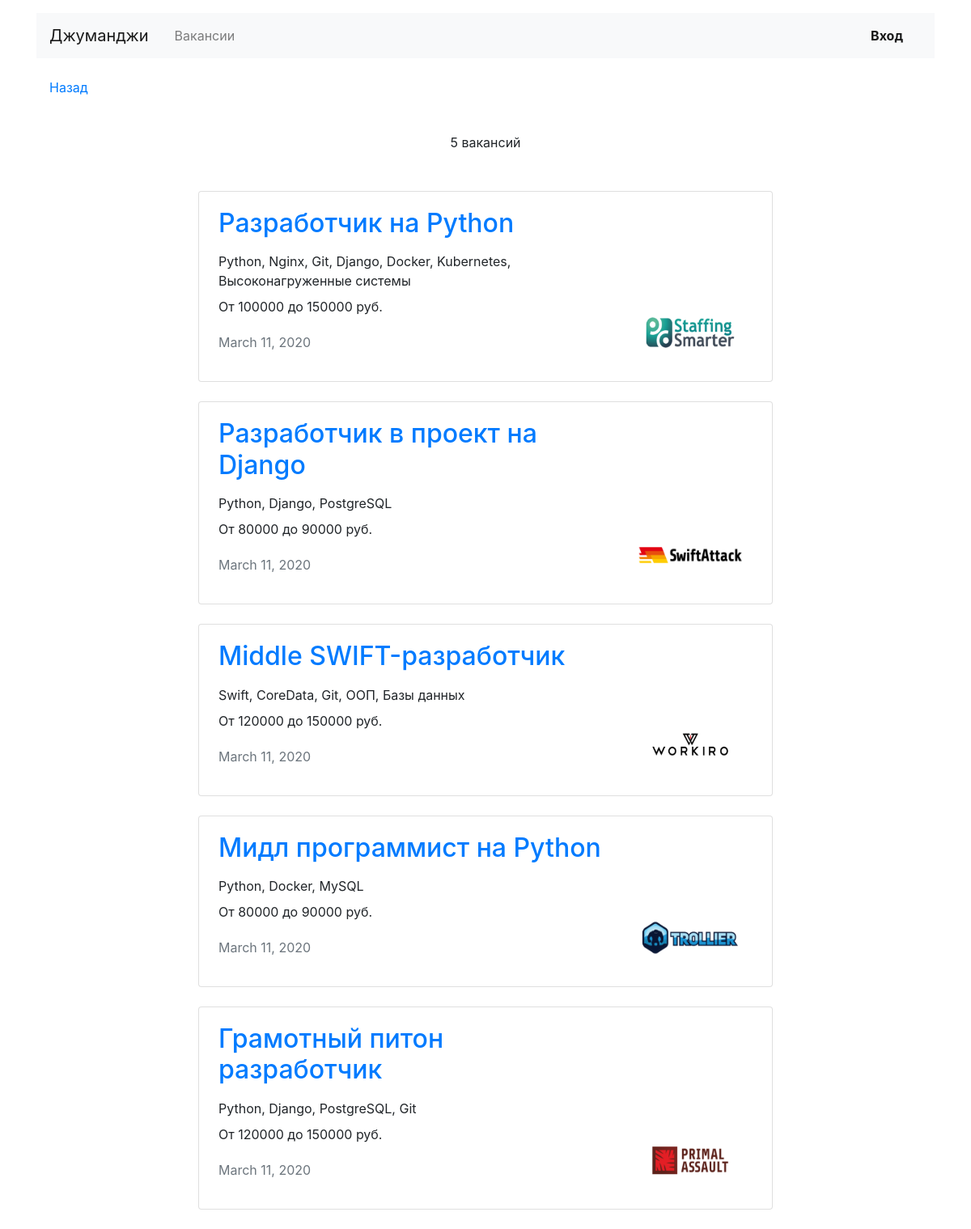
/vacancies, run on the app's committed database.
### vacancies/models.py (models this page shows, shortened)
class Vacancy(models.Model):
    title = CharField(max_length=200)
    specialty = ForeignKey('Specialty', on_delete=SET('IT'), related_name="vacancies")
    company = ForeignKey('Company', on_delete=CASCADE, related_name="companies")
    skills = TextField()
    description = TextField()
    salary_min = IntegerField()
    salary_max = IntegerField()
    published_at = DateField()

class Company (models.Model):
    name = CharField(max_length=200)
    location = CharField(max_length=200)
    logo = URLField(default='https://place-hold.it/100x60')
    description = TextField()
    employee_count = IntegerField()

### vacancies/views.py (the view)
# urls.py: path('', vacancies.main_view),
def vacancies(request):
    context = {
        'all_vacancies': Vacancy.objects.all(),
        'number_of_vacancies': len(Vacancy.objects.all())
    }
    return render(request, 'vacancies.html', context)

### vacancies/templates/vacancies.html (shortened to what this page needs)
{% extends 'base.html' %}
{% block container %}
  <main class="container mt-3">
    <section>
      <p class="text-center pt-1">{{ number_of_vacancies }} вакансий</p>
      <div class="row mt-5">
        <div class="col-12 col-lg-8 offset-lg-2 m-auto">
          {% for vacancy in all_vacancies %}
            {% include 'vacancy_summary.html' %}
          {% endfor %}
    </section>
  </main>
{% endblock %}

### vacancies/templates/vacancy_summary.html
<div class="card mb-4">
    <div class="card-body px-4">
        <div class="row">
        <a href="{% url 'vacancy' vacancy.id %}"><div class="col-12 col-md-8 col-lg-9">
            <h2 class="h2 pb-2">{{ vacancy.title }}</h2>
        </a>
            <p class="mb-2">{{ vacancy.skills }}</p>
            <p>От {{ vacancy.salary_min }} до {{ vacancy.salary_max }} руб.</p>
            <p class="text-muted pt-1">{{ vacancy.published_at }}</p>
        </div>
        <div class="col-12 col-md-4 col-lg-3 d-flex align-items-end">
            <a href="{% url 'company_card' vacancy.company.id %}"><img src="{{ vacancy.company.logo }}" width="130" height="80" alt=""></a>
        </div>
        </div>
    </div>
</div>

### data on the page
Vacancy: title "Разработчик на Python", skills "Python, Nginx, Git, Django, Docker, Kubernetes, Высоконагруженные системы", salary_min "100000", salary_max "150000", published_at "March 11, 2020", company.logo (picture)
Vacancy: title "Разработчик в проект на Django", skills "Python, Django, PostgreSQL", salary_min "80000", salary_max "90000", published_at "March 11, 2020", company.logo (picture)
Vacancy: title "Middle SWIFT-разработчик", skills "Swift, CoreData, Git, ООП, Базы данных", salary_min "120000", salary_max "150000", published_at "March 11, 2020", company.logo (picture)
Vacancy: title "Мидл программист на Python", skills "Python, Docker, MySQL", salary_min "80000", salary_max "90000", published_at "March 11, 2020", company.logo (picture)
Vacancy: title "Грамотный питон разработчик", skills "Python, Django, PostgreSQL, Git", salary_min "120000", salary_max "150000", published_at "March 11, 2020", company.logo (picture)

### other printed values
{{ number_of_vacancies }} "5"
